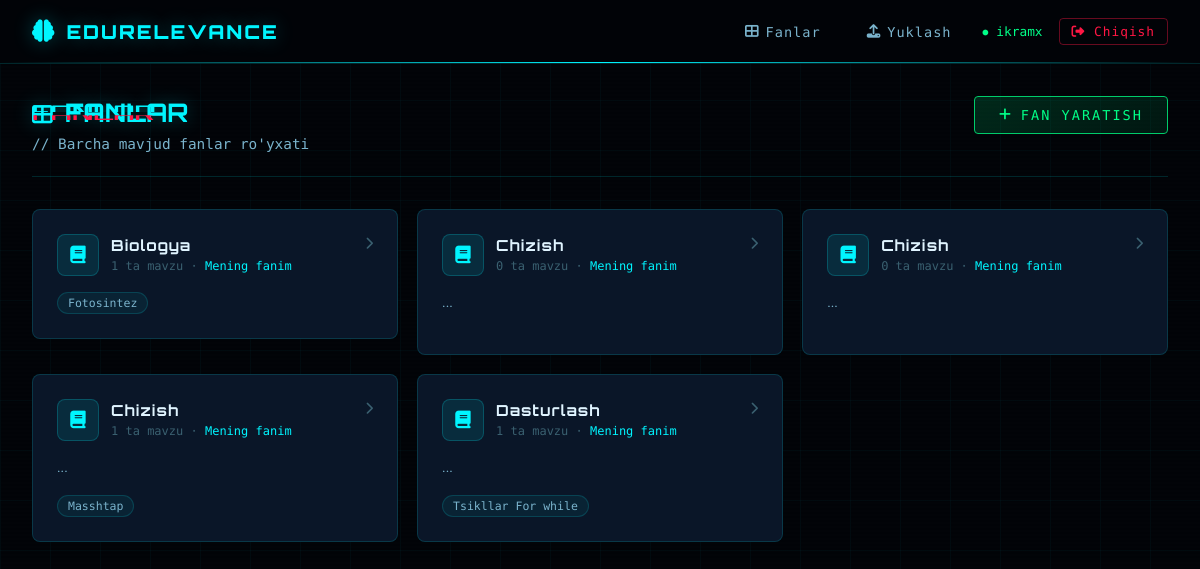
/subjects/ (signed in), run on the app's committed database.
### apps/subjects/models.py (models this page shows, shortened)
class Subject(models.Model):
    name = models.CharField(max_length=200, verbose_name="Fan nomi")
    description = models.TextField(blank=True, verbose_name="Tavsif")
    created_by = models.ForeignKey(
        User, on_delete=models.SET_NULL,
        null=True, blank=True,
        related_name='subjects',
        verbose_name="Yaratgan"
    )
    is_public = models.BooleanField(default=False, verbose_name="Ommaviy (admin)")
    created_at = models.DateTimeField(auto_now_add=True)
    updated_at = models.DateTimeField(auto_now=True)
    class Meta:
        verbose_name = "Fan"
        verbose_name_plural = "Fanlar"
        ordering = ['name']
    def topic_count(self):
        return self.topics.count()

class Topic(models.Model):
    subject = models.ForeignKey(
        Subject, on_delete=models.CASCADE,
        related_name='topics', verbose_name="Fan"
    )
    name = models.CharField(max_length=200, verbose_name="Mavzu nomi")
    description = models.TextField(verbose_name="Mavzu tavsifi")
    created_by = models.ForeignKey(
        User, on_delete=models.SET_NULL,
        null=True, blank=True,
        related_name='topics',
        verbose_name="Yaratgan"
    )
    is_public = models.BooleanField(default=False, verbose_name="Ommaviy (admin)")
    created_at = models.DateTimeField(auto_now_add=True)
    updated_at = models.DateTimeField(auto_now=True)
    class Meta:
        verbose_name = "Mavzu"
        verbose_name_plural = "Mavzular"
        ordering = ['name']

### apps/subjects/views.py (the view)
# urls.py: path('', views.subject_list, name='list'),
@login_required
def subject_list(request):
    from django.db.models import Q
    subjects = Subject.objects.prefetch_related('topics').filter(
        Q(is_public=True) | Q(created_by=request.user)
    ).distinct().order_by('name')
    return render(request, 'subjects/list.html', {'subjects': subjects})

### templates/subjects/list.html (shortened to what this page needs)
{% extends 'base/base.html' %}
{% block content %}
<div class="page-header fade-in">
    <div style="display:flex;align-items:flex-start;justify-content:space-between;flex-wrap:wrap;gap:1rem;">
        <div>
            <h1 class="page-title glitch" data-text="FANLAR">
                <i class="fas fa-th-large" style="margin-right:12px;font-size:1.3rem;"></i>FANLAR
            </h1>
            <p class="page-subtitle">// Barcha mavjud fanlar ro'yxati</p>
        </div>
        <button onclick="document.getElementById('createSubjectModal').style.display='flex'"
                class="btn-cyber btn-success">
            <i class="fas fa-plus"></i> Fan yaratish
        </button>
    </div>
</div>
{% if subjects %}
<div class="grid-2 stagger">
    {% for subject in subjects %}
    <a href="{% url 'subjects:detail' subject.pk %}" style="text-decoration:none;">
        <div class="cyber-card">
            <div style="display:flex;align-items:flex-start;justify-content:space-between;margin-bottom:1rem;">
                <div style="display:flex;align-items:center;gap:12px;">
                    <div style="width:42px;height:42px;background:rgba(0,245,255,0.1);border:1px solid rgba(0,245,255,0.2);border-radius:8px;display:flex;align-items:center;justify-content:center;">
                        <i class="fas fa-book" style="color:var(--cyan);font-size:1.1rem;"></i>
                    </div>
                    <div>
                        <h3 style="font-family:'Orbitron',monospace;font-size:0.95rem;color:var(--text-primary);letter-spacing:1px;">
                            {{ subject.name }}
                        </h3>
                        <span style="font-family:'Share Tech Mono',monospace;font-size:0.75rem;color:var(--text-muted);">
                            {{ subject.topic_count }} ta mavzu
                            {% if not subject.is_public %}
                            · <span style="color:var(--cyan)">Mening fanim</span>
                            {% endif %}
                        </span>
                    </div>
                </div>
                <i class="fas fa-chevron-right" style="color:var(--text-muted);font-size:0.8rem;margin-top:4px;"></i>
            </div>
            {% if subject.description %}
            <p style="color:var(--text-secondary);font-size:0.85rem;line-height:1.6;margin-bottom:1rem;">
                {{ subject.description|truncatechars:120 }}
            </p>
            {% endif %}
            {% if subject.topics.all %}
            <div style="display:flex;flex-wrap:wrap;gap:6px;">
                {% for topic in subject.topics.all|slice:":4" %}
                <span style="background:rgba(0,245,255,0.06);border:1px solid rgba(0,245,255,0.15);padding:3px 10px;border-radius:20px;font-size:0.72rem;color:var(--text-secondary);font-family:'Share Tech Mono',monospace;">
                    {{ topic.name }}
                </span>
                {% endfor %}
            </div>
            {% endif %}
        </div>
    </a>
    {% endfor %}
</div>
{% else %}
<div class="empty-state">
    <i class="fas fa-database"></i>
    <p>Hozircha hech qanday fan yo'q.</p>
</div>
{% endif %}
{% endblock %}

### templates/base/base.html (shortened to what this page needs)
{% load static %}
<!DOCTYPE html>
<html lang="uz">
<head>
    <link rel="stylesheet" href="https://cdnjs.cloudflare.com/ajax/libs/font-awesome/6.5.0/css/all.min.css">
</head>
<body>
    {% if user.is_authenticated %}
    <nav class="navbar">
        <a href="{% url 'subjects:list' %}" class="nav-brand">
            <i class="fas fa-brain"></i>
            EDURELEVANCE
        </a>
        <div class="nav-links">
            <a href="{% url 'subjects:list' %}" class="nav-link">
                <i class="fas fa-th-large"></i> Fanlar
            </a>
            <a href="{% url 'resources:upload' %}" class="nav-link">
                <i class="fas fa-upload"></i> Yuklash
            </a>
            <span class="nav-user">{{ user.username }}</span>
            <a href="{% url 'accounts:logout' %}" class="btn-logout">
                <i class="fas fa-sign-out-alt"></i> Chiqish
            </a>
        </div>
    </nav>
    {% endif %}
    <main class="main-content">
        {% block content %}{% endblock %}
    </main>
</body>
</html>

### data on the page
Subject: name "Biologya", topic_count "1", is_public "Mening fanim"
Topic: name "Fotosintez"
Subject: name "Chizish", topic_count "0", is_public "Mening fanim", description "..."
Subject: name "Chizish", topic_count "0", is_public "Mening fanim", description "..."
Subject: name "Chizish", topic_count "1", is_public "Mening fanim", description "..."
Topic: name "Masshtap"
Subject: name "Dasturlash", topic_count "1", is_public "Mening fanim", description "..."
Topic: name "Tsikllar For while"

### other printed values
{{ user.username }} "ikramx"
